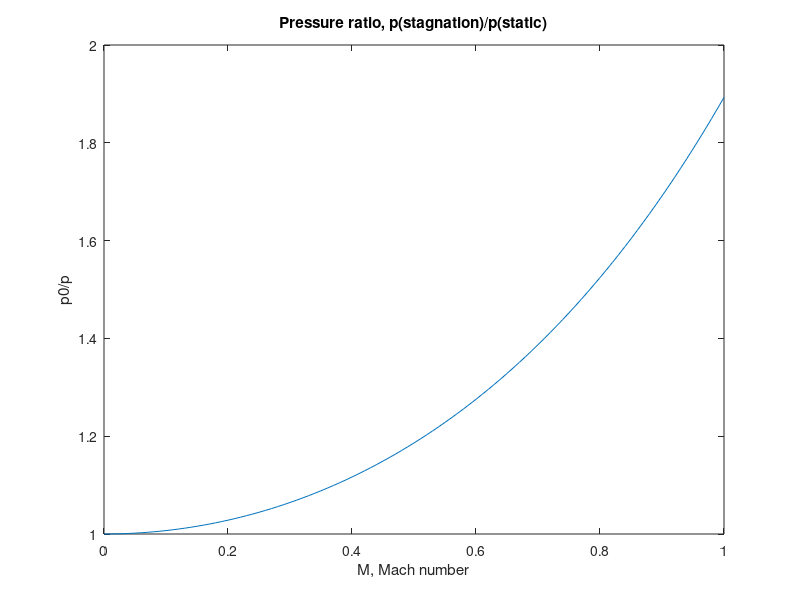

The MATLAB source for this figure:
% f2_9 same as L2_15A   
% Copyright S. Nakamura, 1995
set(gcf, 'NumberTitle','off','Name', 'Figure 2.9; List 2.15A')

clear,clf,hold off
M = [0: 0.01: 1]';k=1.4;
p0_over_p = (1 + (k-1)/2*M.^2).^(k/(k-1));
plot(M,p0_over_p)
xlabel('M, Mach number')
ylabel('p0/p')
title('Pressure ratio, p(stagnation)/p(static)')
